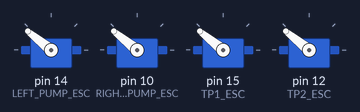
A sketch run on a simulated Arduino Uno, built with avr-gcc and run on an emulated ATmega328P. On the bench: 4 × servo.

Above: at 0.1 s.
At 2.1 s:
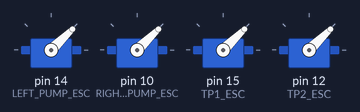
At 4.1 s:
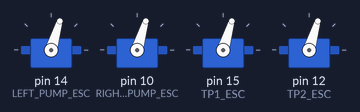
Timing chart, 0 to 5.6 s (numbered marks = the images above):
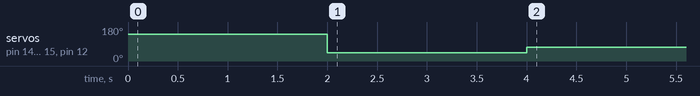

Measured:
- by itself, servo on pin 14 (LEFT_PUMP_ESC), servo on pin 10 (RIGHT_PUMP_ESC), servo on pin 15 (TP1_ESC), servo on pin 12 (TP2_ESC): 141° → 44° at 2.0 s, → 73° 2.0 s later

The sketch:

pumpCTRL.ino
```cpp
#include <Servo.h>
//d2 10
//d6 14 d4 12 d7 15

#define LEFT_PUMP_ESC 14
#define RIGHT_PUMP_ESC 10
#define TP1_ESC 15
#define TP2_ESC 12

Servo leftPump, rightPump, tp1Pump, tp2Pump;

void setup() {
  // put your setup code here, to run once:
leftPump.attach(LEFT_PUMP_ESC);
rightPump.attach(RIGHT_PUMP_ESC);
tp1Pump.attach(TP1_ESC);
tp2Pump.attach(TP2_ESC);

leftPump.writeMicroseconds(2000);
rightPump.writeMicroseconds(2000);
tp1Pump.writeMicroseconds(2000);
tp2Pump.writeMicroseconds(2000);

delay(2000);

leftPump.writeMicroseconds(1000);
rightPump.writeMicroseconds(1000);
tp1Pump.writeMicroseconds(1000);
tp2Pump.writeMicroseconds(1000);

delay(2000);

}

void loop() {
  // put your main code here, to run repeatedly:
leftPump.writeMicroseconds(1300);
rightPump.writeMicroseconds(1300);
tp1Pump.writeMicroseconds(1300);
tp2Pump.writeMicroseconds(1300);
}
```
